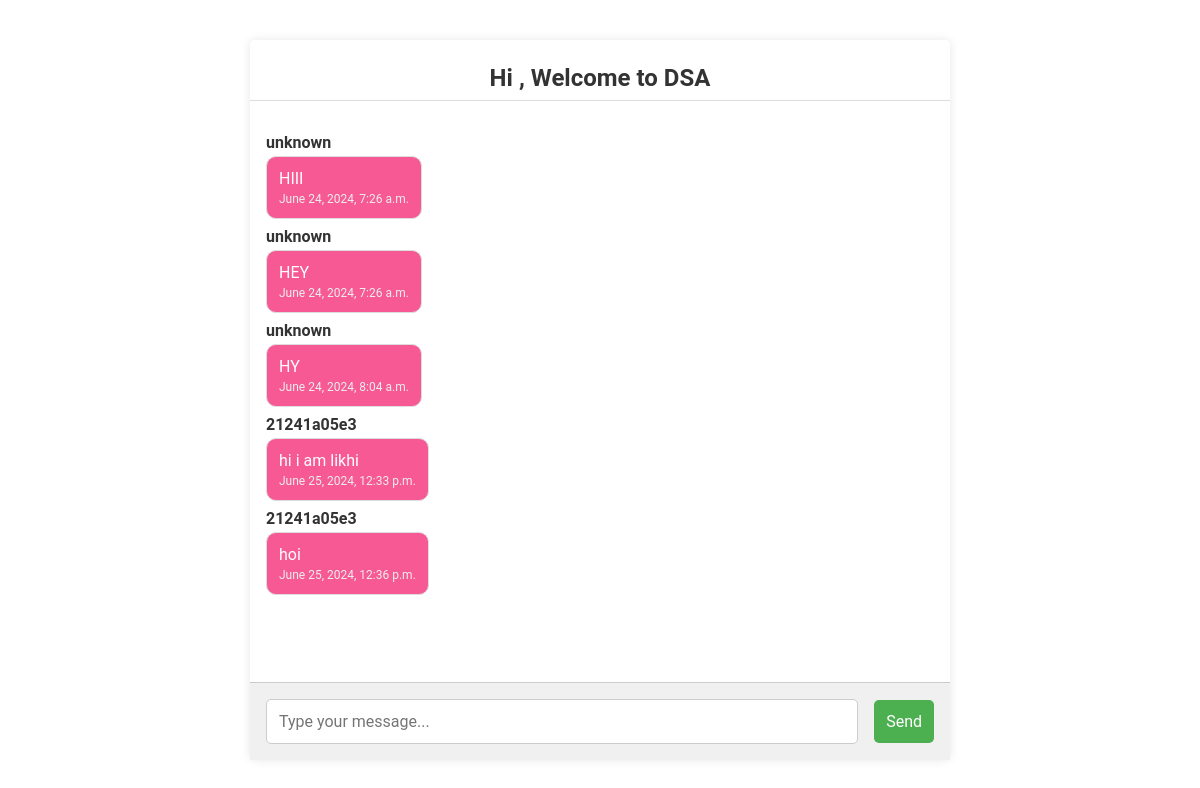
Page /room/DSA/Guest/ on the committed database.
### chatroom/models.py (models this page shows, shortened)
class Room(models.Model):
    room_name = models.CharField(max_length=50)

class Message(models.Model):
    room = models.ForeignKey(Room, on_delete=models.CASCADE)
    author = models.CharField(max_length=50)  # Changed from 'sender' to 'author'
    content = models.TextField()  # Changed from 'message' to 'content'
    time_stamp = models.DateTimeField(auto_now_add=True)  # Add a timestamp field

### chatroom/views.py (the view)
# urls.py: path('room/<str:room_name>/<str:username>/', RoomView, name='room'),
def RoomView(request, room_name, username):
    if not username:
        return redirect('home')
    try:
        existing_room = Room.objects.get(room_name__iexact=room_name)
    except Room.DoesNotExist:
        return redirect('home')
    get_messages = Message.objects.filter(room=existing_room)
    context = {
        "messages": get_messages,
        "user": username,
        "room_name": existing_room.room_name
    }
    return render(request, 'room.html', context)

### templates/room.html (shortened to what this page needs)
<!DOCTYPE html>
<html>
<head>
</head>
<body>
    <div class="page-container">
        <h1>Hi {{ user_name }}, Welcome to {{ room_name }}</h1>
        <div class="chats-container" id="messages">
            {% for message in messages %}
                <div class="message-container {% if message.author == user_name %}me{% else %}others{% endif %}">
                    <div class="author">{{ message.author }}</div>
                    <div class="message {% if message.author == user_name %}me{% else %}others{% endif %}">
                        {{ message.content }}
                        <span class="timestamp">{{ message.time_stamp }}</span>
                    </div>
                </div>
            {% endfor %}
        </div>
        <form method="post" action="{% url 'send_message' room_name=room_name %}">
            <input type="text" name="message" placeholder="Type your message...">
            <button type="submit">Send</button>
        </form>
    </div>
</body>
</html>

### templates/room.html (style rules this page uses)
* { margin: 0; padding: 0; box-sizing: border-box; font-family: 'Roboto', sans-serif; }
body { background-image: url('36949145.jpg'); background-size: cover; background-repeat: no-repeat; background-position: center; display: flex; justify-content: center; align-items: center; height: 100vh; }
.page-container { width: 80%; max-width: 700px; background: rgba(255, 255, 255, 0.8); border-radius: 5px; box-shadow: 0px 0px 10px 0px rgba(0, 0, 0, 0.1); display: flex; flex-direction: column; height: 90%; }
h1 { font-size: 1.5rem; text-align: center; margin: 1rem 0; color: #333; padding: 0.5rem; border-bottom: 1px solid #ddd; }
.chats-container { flex: 1; padding: 1rem; overflow-y: auto; display: flex; flex-direction: column; }
form { display: flex; align-items: center; padding: 1rem; background-color: #f0f0f0; border-top: 1px solid #ccc; position: sticky; bottom: 0; width: 100%; }
input[type="text"] { flex: 1; padding: 0.75rem; margin-right: 1rem; border: 1px solid #ccc; border-radius: 5px; font-size: 1rem; resize: none; }
button { padding: 0.75rem; border: none; border-radius: 5px; background-color: #4CAF50; color: white; font-size: 1rem; cursor: pointer; transition: background-color 0.3s; }
.message-container { display: flex; flex-direction: column; margin-bottom: 0.5rem; max-width: 80%; }
.message-container.others { align-self: flex-start; }
.message { padding: 0.75rem; border-radius: 10px; background-color: #f1f1f1; border: 1px solid #ddd; color: white; }
.message.others { background-color: #F65993; }
.author { font-weight: bold; margin-bottom: 0.25rem; color: #333; }
.timestamp { font-size: 0.75rem; color: #eee; text-align: right; display: block; margin-top: 0.25rem; }

### rows in the picture
Room: room_name "DSA"
Message: author "unknown", content "HIII", time_stamp "June 24, 2024, 7:26 a.m."
Message: author "unknown", content "HEY", time_stamp "June 24, 2024, 7:26 a.m."
Message: author "unknown", content "HY", time_stamp "June 24, 2024, 8:04 a.m."
Message: author "21241a05e3", content "hi i am likhi", time_stamp "June 25, 2024, 12:33 p.m."
Message: author "21241a05e3", content "hoi", time_stamp "June 25, 2024, 12:36 p.m."
